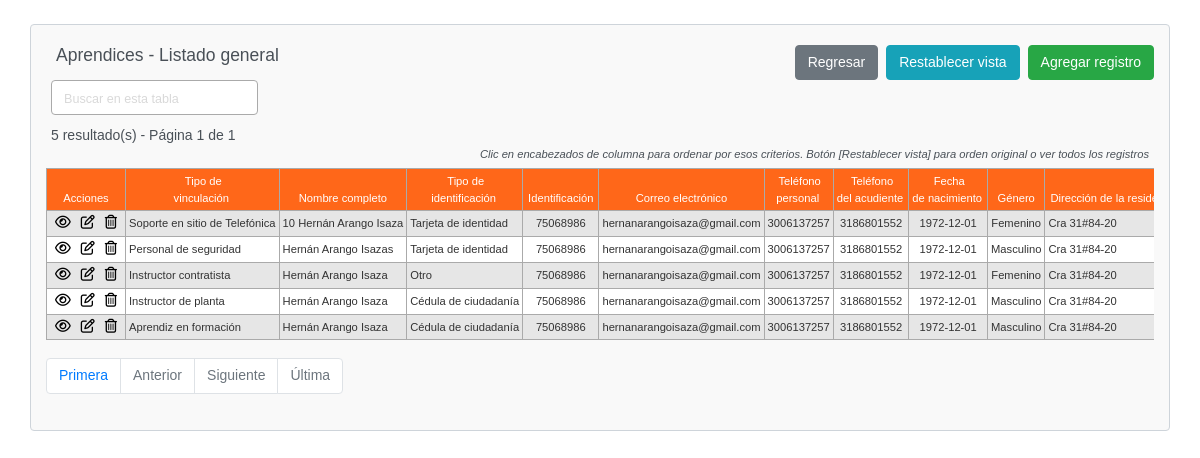
Page /aprendices-index.php on the committed database.
### tables this page shows
CREATE TABLE `aprendices` (
  `idAprendiz` int(11) NOT NULL,
  `idTipoVinculacion` int(11) DEFAULT NULL,
  `nombreCompleto` varchar(50) DEFAULT NULL,
  `idTipoIdentificacion` int(11) DEFAULT NULL,
  `identificacion` varchar(50) DEFAULT NULL,
  `email` varchar(50) DEFAULT NULL,
  `telefonoPersonal` varchar(50) DEFAULT NULL,
  `telefonoAcudiente` varchar(50) DEFAULT NULL,
  `fechaNacimiento` date DEFAULT NULL,
  `idTipoGenero` int(11) DEFAULT NULL,
  `direccionResidencia` varchar(50) DEFAULT NULL,
  `idMunicipio` int(4) UNSIGNED DEFAULT NULL,
  `idDepartamento` int(3) UNSIGNED DEFAULT NULL,
  `idCentroFormacion` int(11) DEFAULT NULL,
  `idFichaFormacion` int(11) DEFAULT NULL,
  `estado` tinyint(4) DEFAULT 1,
  `auditoria` datetime DEFAULT current_timestamp() ON UPDATE current_timestamp()
);

CREATE TABLE `tipos_vinculaciones_sena` (
  `idTipoVinculacion` int(11) NOT NULL,
  `nombreLargoVinculacion` varchar(50) DEFAULT NULL,
  `nombreCorto` varchar(50) DEFAULT NULL,
  `estado` tinyint(4) NOT NULL DEFAULT 1,
  `auditoria` datetime NOT NULL DEFAULT current_timestamp() ON UPDATE current_timestamp()
);

CREATE TABLE `tipos_identificacion` (
  `idTipoIdentificacion` int(11) NOT NULL,
  `nombreLargoIdentificacion` varchar(50) DEFAULT NULL,
  `nombreCorto` varchar(50) DEFAULT NULL,
  `estado` tinyint(4) DEFAULT 1,
  `auditoria` datetime DEFAULT current_timestamp() ON UPDATE current_timestamp()
);

CREATE TABLE `tipos_generos` (
  `idTipoGenero` int(11) NOT NULL,
  `nombreLargoGenero` varchar(50) DEFAULT NULL,
  `nombreCorto` varchar(50) DEFAULT NULL,
  `estado` tinyint(4) NOT NULL DEFAULT 1,
  `auditoria` datetime NOT NULL DEFAULT current_timestamp() ON UPDATE current_timestamp()
);

### config.php (called while the page is built, shortened)
<?php
$no_of_records_per_page = 15;
?>

### aprendices-index.php (the view, shortened to what this page needs)
<!DOCTYPE html>
<html lang="es">
<head>
    <link rel="stylesheet" href="https://stackpath.bootstrapcdn.com/bootstrap/4.5.0/css/bootstrap.min.css">
    <link rel="stylesheet" href="css/estilos.css" />
</head>
<body>
    <section class="pt-4">
        <div class="container-fluid index">
            <div class="row">
                <div class="col-md-12">
                    <div class="page-header clearfix">
                        <h2 class="float-left">Aprendices - Listado general</h2>
                        <a href="aprendices-create.php" class="btn btn-success float-right">Agregar registro</a>
                        <a href="aprendices-index.php" class="btn btn-info float-right mr-2">Restablecer vista</a>
                        <a href="index.php" class="btn btn-secondary float-right mr-2">Regresar</a>
                    </div>
                    <div class="form-row">
                        <form action="aprendices-index.php" method="get">
                        <div class="col">
                          <input type="text" class="form-control" placeholder="Buscar en esta tabla" name="search">
                        </div>
                        </form>
                    </div>
                    <?php
                    require_once "config.php";
                    $domain = $_SERVER['HTTP_HOST'];
                    $script = $_SERVER['SCRIPT_NAME'];
                    $parameters = $_SERVER['QUERY_STRING'];
                    $protocol = strpos(strtolower($_SERVER['SERVER_PROTOCOL']), 'https') === false ? 'http' : 'https';
                    $currenturl = $protocol . '://' . $domain . $script . '?' . $parameters;
                    if (isset($_GET['pageno'])) {
                        $pageno = $_GET['pageno'];
                    } else {
                        $pageno = 1;
                    }
                    $offset = ($pageno - 1) * $no_of_records_per_page;
                    $total_pages_sql = "SELECT COUNT(*) FROM aprendices";
                    $result = mysqli_query($link, $total_pages_sql);
                    $total_rows = mysqli_fetch_array($result)[0];
                    $total_pages = ceil($total_rows / $no_of_records_per_page);
                    $order = 'idAprendiz';
                    $sort = 'desc';
                    $sql = "SELECT AP.*,
                        VS.nombreLargoVinculacion AS 'nombreLargoVinculacion',
                        TI.nombreLargoIdentificacion AS 'nombreLargoIdentificacion',
                        TG.nombreLargoGenero AS 'nombreLargoGenero',
                        MN.municipio AS 'nombreMunicipio',
                        DP.departamento AS 'nombreDepartamento',
                        CF.nombreLargoCentroFormacion AS 'nombreLargoCentroFormacion',
                        FF.codigoFichaFormacion AS 'codigoFichaFormacion'
                        FROM aprendices AP
                        LEFT JOIN tipos_vinculaciones_sena VS ON VS.idTipoVinculacion = AP.idTipoVinculacion
                        LEFT JOIN tipos_identificacion TI ON TI.idTipoIdentificacion = AP.idTipoIdentificacion
                        LEFT JOIN tipos_generos TG ON TG.idTipoGenero = AP.idTipoGenero
                        LEFT JOIN municipios MN ON MN.idMunicipio = AP.idMunicipio
                        LEFT JOIN departamentos DP ON DP.idDepartamento = AP.idDepartamento
                        LEFT JOIN centros_formacion CF ON CF.idCentroFormacion = AP.idCentroFormacion
                        LEFT JOIN fichas_formacion FF ON FF.idFichaFormacion = AP.idFichaFormacion
                        ORDER BY $order $sort LIMIT $offset, $no_of_records_per_page";
                    $count_pages = "SELECT * FROM aprendices";
                    if (!empty($_GET['search'])) {
                        $search = $_GET['search'];
                        $sql = "SELECT AP.*,
                            VS.nombreLargoVinculacion AS 'nombreLargoVinculacion',
                            TI.nombreLargoIdentificacion AS 'nombreLargoIdentificacion',
                            TG.nombreLargoGenero AS 'nombreLargoGenero',
                            MN.municipio AS 'nombreMunicipio',
                            DP.departamento AS 'nombreDepartamento',
                            CF.nombreLargoCentroFormacion AS 'nombreLargoCentroFormacion',
                            FF.codigoFichaFormacion AS 'codigoFichaFormacion'
                            FROM aprendices AP
                            LEFT JOIN tipos_vinculaciones_sena VS ON VS.idTipoVinculacion = AP.idTipoVinculacion
                            LEFT JOIN tipos_identificacion TI ON TI.idTipoIdentificacion = AP.idTipoIdentificacion
                            LEFT JOIN tipos_generos TG ON TG.idTipoGenero = AP.idTipoGenero
                            LEFT JOIN municipios MN ON MN.idMunicipio = AP.idMunicipio
                            LEFT JOIN departamentos DP ON DP.idDepartamento = AP.idDepartamento
                            LEFT JOIN centros_formacion CF ON CF.idCentroFormacion = AP.idCentroFormacion
                            LEFT JOIN fichas_formacion FF ON FF.idFichaFormacion = AP.idFichaFormacion
                            WHERE CONCAT (AP.idAprendiz,VS.nombreLargoVinculacion,AP.nombreCompleto,TI.nombreLargoIdentificacion,AP.identificacion,AP.email,AP.telefonoPersonal,AP.telefonoAcudiente,AP.fechaNacimiento,TG.nombreLargoGenero,AP.direccionResidencia,MN.municipio,DP.departamento,CF.nombreLargoCentroFormacion,FF.codigoFichaFormacion,AP.estado,AP.auditoria)
                            LIKE '%$search%'
                            ORDER BY $order $sort
                            LIMIT $offset, $no_of_records_per_page";
                        $count_pages = "SELECT AP.*,
                            VS.nombreLargoVinculacion AS 'nombreLargoVinculacion',
                            TI.nombreLargoIdentificacion AS 'nombreLargoIdentificacion',
                            TG.nombreLargoGenero AS 'nombreLargoGenero',
                            MN.municipio AS 'nombreMunicipio',
                            DP.departamento AS 'nombreDepartamento',
                            CF.nombreLargoCentroFormacion AS 'nombreLargoCentroFormacion',
                            FF.codigoFichaFormacion AS 'codigoFichaFormacion'
                            FROM aprendices AP
                            LEFT JOIN tipos_vinculaciones_sena VS ON VS.idTipoVinculacion = AP.idTipoVinculacion
                            LEFT JOIN tipos_identificacion TI ON TI.idTipoIdentificacion = AP.idTipoIdentificacion
                            LEFT JOIN tipos_generos TG ON TG.idTipoGenero = AP.idTipoGenero
                            LEFT JOIN municipios MN ON MN.idMunicipio = AP.idMunicipio
                            LEFT JOIN departamentos DP ON DP.idDepartamento = AP.idDepartamento
                            LEFT JOIN centros_formacion CF ON CF.idCentroFormacion = AP.idCentroFormacion
                            LEFT JOIN fichas_formacion FF ON FF.idFichaFormacion = AP.idFichaFormacion
                            WHERE CONCAT (AP.idAprendiz,VS.nombreLargoVinculacion,AP.nombreCompleto,TI.nombreLargoIdentificacion,AP.identificacion,AP.email,AP.telefonoPersonal,AP.telefonoAcudiente,AP.fechaNacimiento,TG.nombreLargoGenero,AP.direccionResidencia,MN.municipio,DP.departamento,CF.nombreLargoCentroFormacion,FF.codigoFichaFormacion,AP.estado,AP.auditoria)
                             LIKE '%$search%'
                             ORDER BY $order $sort";
                    } else {
                        $search = "";
                    }
                    if ($result = mysqli_query($link, $sql)) {
                        if (mysqli_num_rows($result) > 0) {
                            if ($result_count = mysqli_query($link, $count_pages)) {
                                $total_pages = ceil(mysqli_num_rows($result_count) / $no_of_records_per_page);
                            }
                            $number_of_results = mysqli_num_rows($result_count);
                            echo "<div class='cantidad-paginas'>" . $number_of_results . " resultado(s) - Página " . $pageno . " de " . $total_pages . "</div>";
                            echo "<p class='tip-columnas-index'>Clic en encabezados de columna para ordenar por esos criterios. Botón [Restablecer vista] para orden original o ver todos los registros</p>";
                            echo "<div class='seccion-tabla-scroll-horizontal'>";
                            echo "<table class='estilo-tabla-index table table-bordered table-striped'>";
                            echo "<thead>";
                            echo "<tr>";
                            echo "<th class='estilo-acciones'>Acciones</th>";
                            echo "<th><a href=?search=$search&sort=&order=idTipoVinculacion&sort=$sort>Tipo de<br>vinculación</th>";
                            echo "<th><a href=?search=$search&sort=&order=nombreCompleto&sort=$sort>Nombre completo</th>";
                            echo "<th><a href=?search=$search&sort=&order=idTipoIdentificacion&sort=$sort>Tipo de<br>identificación</th>";
                            echo "<th><a href=?search=$search&sort=&order=identificacion&sort=$sort>Identificación</th>";
                            echo "<th><a href=?search=$search&sort=&order=email&sort=$sort>Correo electrónico</th>";
                            echo "<th><a href=?search=$search&sort=&order=telefonoPersonal&sort=$sort>Teléfono<br>personal</th>";
                            echo "<th><a href=?search=$search&sort=&order=telefonoAcudiente&sort=$sort>Teléfono<br>del acudiente</th>";
                            echo "<th><a href=?search=$search&sort=&order=fechaNacimiento&sort=$sort>Fecha<br>de nacimiento</th>";
                            echo "<th><a href=?search=$search&sort=&order=idTipoGenero&sort=$sort>Género</th>";
                            echo "<th><a href=?search=$search&sort=&order=direccionResidencia&sort=$sort>Dirección de la residencia</th>";
                            echo "</tr>";
                            echo "</thead>";
                            echo "<tbody>";
                            while ($row = mysqli_fetch_array($result)) {
                                echo "<tr>";
                                echo "<td class='centrar-columna'>";
                                echo "<a href='aprendices-read.php?idAprendiz=" . $row['idAprendiz'] . "'><i class='far fa-eye'></i></a>";
                                echo "<a href='aprendices-update.php?idAprendiz=" . $row['idAprendiz'] . "'><i class='far fa-edit'></i></a>";
                                echo "<a href='aprendices-delete.php?idAprendiz=" . $row['idAprendiz'] . "'><i class='far fa-trash-alt'></i></a>";
                                echo "</td>";
                                echo "<td>" . $row['nombreLargoVinculacion'] . "</td>";
                                echo "<td>" . $row['nombreCompleto'] . "</td>";
                                echo "<td>" . $row['nombreLargoIdentificacion'] . "</td>";
                                echo "<td class='centrar-columna'>" . $row['identificacion'] . "</td>";
                                echo "<td>" . $row['email'] . "</td>";
                                echo "<td class='centrar-columna'>" . $row['telefonoPersonal'] . "</td>";
                                echo "<td class='centrar-columna'>" . $row['telefonoAcudiente'] . "</td>";
                                echo "<td class='centrar-columna'>" . $row['fechaNacimiento'] . "</td>";
                                echo "<td class='centrar-columna'>" . $row['nombreLargoGenero'] . "</td>";
                                echo "<td>" . $row['direccionResidencia'] . "</td>";
                                echo "</tr>";
                            }
                            echo "</tbody>";
                            echo "</table>";
                            echo "</div>";
                            ?>
                                <ul class="pagination" align-right>
                                <?php $new_url = preg_replace('/&?pageno=[^&]*/', '', $currenturl); ?>
                                    <li class="page-item"><a class="page-link" href="<?php echo $new_url . '&pageno=1'; ?>">Primera</a></li>
                                    <li class="page-item <?php if ($pageno <= 1) {
                                        echo 'disabled';
                                    } ?>">
                                        <a class="page-link" href="<?php if ($pageno <= 1) {
                                            echo '#';
                                        } else {
                                            echo $new_url . "&pageno=" . ($pageno - 1);
                                        } ?>">Anterior</a>
                                    </li>
                                    <li class="page-item <?php if ($pageno >= $total_pages) {
                                        echo 'disabled';
                                    } ?>">
                                        <a class="page-link" href="<?php if ($pageno >= $total_pages) {
                                            echo '#';
                                        } else {
                                            echo $new_url . "&pageno=" . ($pageno + 1);
                                        } ?>">Siguiente</a>
                                    </li>
                                    <li class="page-item <?php if ($pageno >= $total_pages) {
                                        echo 'disabled';
                                    } ?>">
                                        <a class="page-item"><a class="page-link" href="<?php echo $new_url . '&pageno=' . $total_pages; ?>">Última</a>
                                    </li>
                                </ul>
                            <?php
                        } else {
                            echo "<p class='lead sin-registros'><em>No se encontraron coincidencias.</em></p>";
                        }
                    } else {
                        echo "ERROR: No fue posible ejecutar $sql. " . mysqli_error($link);
                    }
                    ?>
                </div>
            </div>
        </div>
    </section>
</body>
</html>

### rows in the picture
aprendices: idTipoVinculacion.nombreLargoVinculacion "Soporte en sitio de Telefónica", nombreCompleto "10 Hernán Arango Isaza", idTipoIdentificacion.nombreLargoIdentificacion "Tarjeta de identidad", identificacion "75068986", email "hernanarangoisaza@gmail.com", telefonoPersonal "3006137257", telefonoAcudiente "3186801552", fechaNacimiento "1972-12-01", idTipoGenero.nombreLargoGenero "Femenino", direccionResidencia "Cra 31#84-20"
aprendices: idTipoVinculacion.nombreLargoVinculacion "Personal de seguridad", nombreCompleto "Hernán Arango Isazas", idTipoIdentificacion.nombreLargoIdentificacion "Tarjeta de identidad", identificacion "75068986", email "hernanarangoisaza@gmail.com", telefonoPersonal "3006137257", telefonoAcudiente "3186801552", fechaNacimiento "1972-12-01", idTipoGenero.nombreLargoGenero "Masculino", direccionResidencia "Cra 31#84-20"
aprendices: idTipoVinculacion.nombreLargoVinculacion "Instructor contratista", nombreCompleto "Hernán Arango Isaza", idTipoIdentificacion.nombreLargoIdentificacion "Otro", identificacion "75068986", email "hernanarangoisaza@gmail.com", telefonoPersonal "3006137257", telefonoAcudiente "3186801552", fechaNacimiento "1972-12-01", idTipoGenero.nombreLargoGenero "Femenino", direccionResidencia "Cra 31#84-20"
aprendices: idTipoVinculacion.nombreLargoVinculacion "Instructor de planta", nombreCompleto "Hernán Arango Isaza", idTipoIdentificacion.nombreLargoIdentificacion "Cédula de ciudadanía", identificacion "75068986", email "hernanarangoisaza@gmail.com", telefonoPersonal "3006137257", telefonoAcudiente "3186801552", fechaNacimiento "1972-12-01", idTipoGenero.nombreLargoGenero "Masculino", direccionResidencia "Cra 31#84-20"
aprendices: idTipoVinculacion.nombreLargoVinculacion "Aprendiz en formación", nombreCompleto "Hernán Arango Isaza", idTipoIdentificacion.nombreLargoIdentificacion "Cédula de ciudadanía", identificacion "75068986", email "hernanarangoisaza@gmail.com", telefonoPersonal "3006137257", telefonoAcudiente "3186801552", fechaNacimiento "1972-12-01", idTipoGenero.nombreLargoGenero "Masculino", direccionResidencia "Cra 31#84-20"

### other values in the picture
$number_of_results "5"
$pageno "1"
$total_pages "1"
